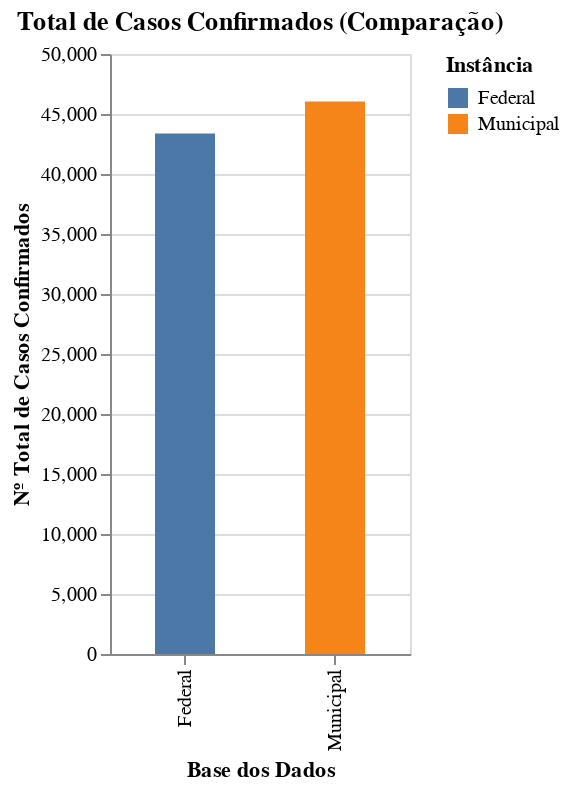

This figure's notebook cell:
### Code cell
alt.Chart(totalCasos).mark_bar(size=30).encode(
    alt.X('base:N', title='Base dos Dados'),
    alt.Y('total:Q', title='Nº Total de Casos Confirmados'),
    alt.Color('base:N', title='Instância')
).properties(
    width=150,
    title='Total de Casos Confirmados (Comparação)'
)

### Figure 1 — Vega-Lite specification as saved in the notebook (floating-point values rounded to 4 significant figures)
{"config": {"view": {"continuousWidth": 400, "continuousHeight": 300}}, "data": {"name": "data-1f8da57e6196371d2d5ece44340794a1"}, "mark": {"type": "bar", "size": 30}, "encoding": {"color": {"type": "nominal", "field": "base", "title": "Instância"}, "x": {"type": "nominal", "field": "base", "title": "Base dos Dados"}, "y": {"type": "quantitative", "field": "total", "title": "Nº Total de Casos Confirmados"}}, "title": "Total de Casos Confirmados (Comparação)", "width": 150, "$schema": "https://vega.github.io/schema/vega-lite/v4.8.1.json", "datasets": {"data-1f8da57e6196371d2d5ece44340794a1": [{"base": "Federal", "total": 43367}, {"base": "Municipal", "total": 46049}]}}
